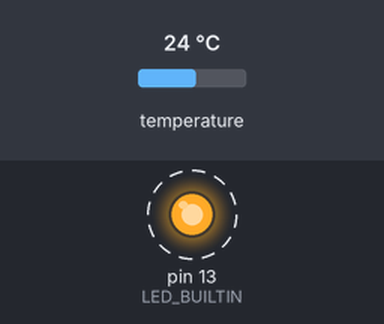
This sketch was run on a simulated Arduino Uno, built with avr-gcc and run on an emulated ATmega328P. On the bench: output pins drawn as LEDs (lit = HIGH). Dashed ring = blinking. The inputs (shaded band) are chosen by the test bench; at power-on: temperature 24 °C. What the sketch prints to the serial monitor is not drawn.

Above: at 0.5 s.
Timing chart, 0 to 4.6 s (numbered marks = the images above):
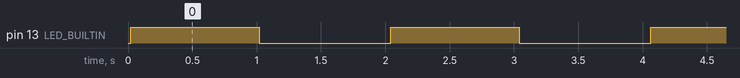

Measured:
- by itself, pin 13 (LED_BUILTIN): alternates HIGH for 1.0 s and LOW for 1.0 s

The sketch:

logic-analyzer-i2c.ino
```cpp
#include "Adafruit_Si7021.h"

Adafruit_Si7021 sensor = Adafruit_Si7021();

void setup() {
  pinMode(LED_BUILTIN, OUTPUT);
  Serial.begin(9600);
  Serial.println("Start Si7021");

  if (!sensor.begin()) {
    Serial.println("Did not find Si7021 sensor!");
    while (true) {}
  } else {
    Serial.println("Temperature in Celsius:");
  }
}

void loop() {
  Serial.println(sensor.readTemperature());

  digitalWrite(LED_BUILTIN, HIGH);
  delay(1000);

  digitalWrite(LED_BUILTIN, LOW);
  delay(1000);
}
```
